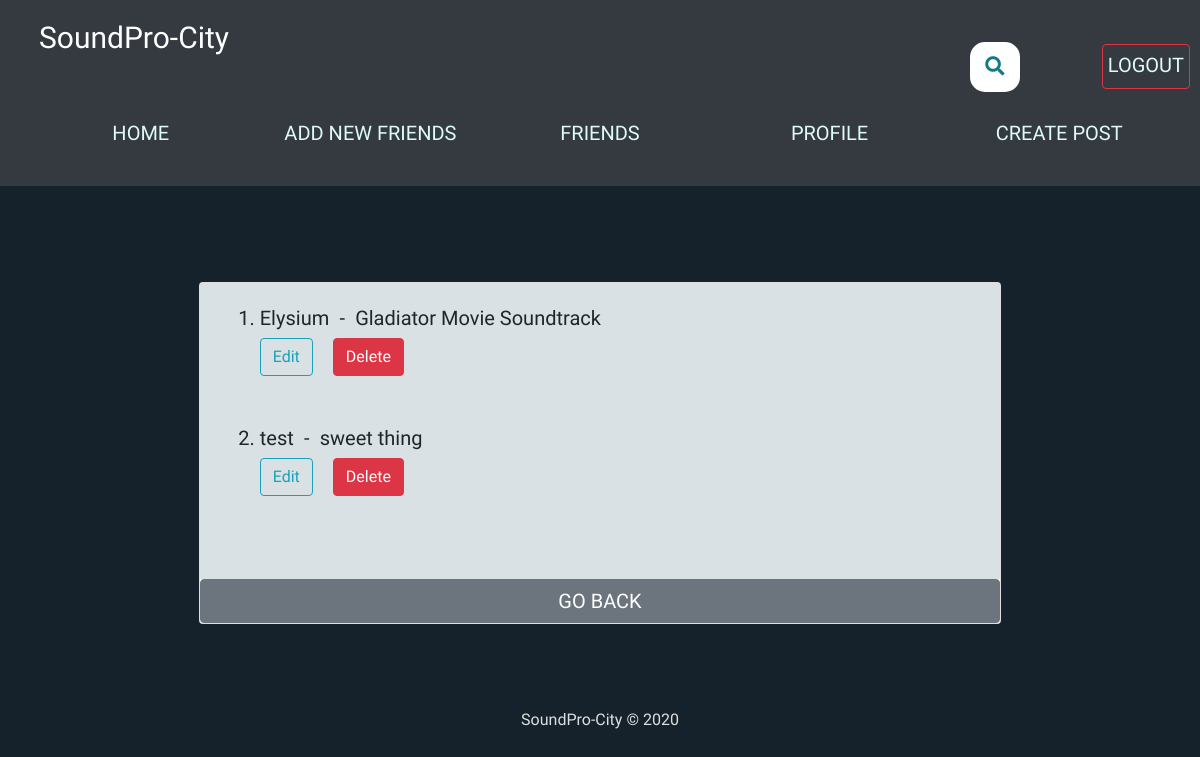
Screenshot of /edit-tracks/maxstone/ (signed in) with the database file from the repository.
### feed/models.py (models this page shows, shortened)
class Music(models.Model):
	track = models.FileField(upload_to='path/to/audio')
	title = models.TextField(max_length=50)
	artwork = models.ImageField(upload_to='path/to/img')
	artist_name = models.TextField(max_length=50)
	artist = models.ForeignKey(User, on_delete=models.CASCADE)
	date_posted = models.DateTimeField(default=timezone.now)

### feed/views.py (the view)
# urls.py: path('edit-tracks/<slug:slug>/', views.edit_tracks, name='edit_tracks'),
@login_required
def edit_tracks(request, slug):
    p = request.user.profile
    you = p.user
    music = Music.objects.all().filter(artist=you).order_by('-date_posted')
    context={
        'u': you,
        'music': music,
        }
    return render(request, 'feed/edit_tracks.html', context)

### feed/templates/feed/edit_tracks.html (shortened to what this page needs)
{% extends "feed/layout.html" %}
{% load static %}
{% load crispy_forms_tags %}
{% block searchform %}
<div class="container2">
<link rel="stylesheet" href="https://use.fontawesome.com/releases/v5.3.1/css/all.css"
integrity="sha384-mzrmE5qonljUremFsqc01SB46JvROS7bZs3IO2EmfFsd15uHvIt+Y8vEf7N7fWAU">
<form class="searchbar" action="{% url 'search_posts' %}" method="get"">
  <button id="search_btn" type="submit">
  <i class="fa fa-search"></i>
  </button>
</form>
</div>
{% endblock searchform %}
{% block content %}
<br><br>
<div class="container">
    <div class="row">
      <div class="col-sm-12 col-md-9 col-lg-9 mx-auto">
        <div class="card card-signin my-5">
          <div class="card-body item-names">
          {% if request.user == u %}
            <ol>
          {% for items in music %}
              <li class="edit-item-names">{{items.title}}&ensp;-&ensp;{{ items.artist_name }}</li>
              <br>
              <div class="track-edit-delete-buttons">
          <small>
          <a class="btn btn-danger float-right track-delete-button edit-and-delete-buttons"
              href="{% url 'track-delete' items.pk %}"
              >Delete</a></small>
          <small>
          <a class="btn btn-outline-info float-right edit-song-button edit-and-delete-buttons"
              href="{% url 'edit-song' items.pk u.username %}"
              >Edit</a></small>
              </div>
          <br /><br />
          {% endfor %}
            </ol>
          {% endif %}
        </div>
        <a class="btn btn-secondary btn-block text-uppercase update_profile" href="{% url 'my_profile' user.profile.slug %}">Go Back</a>
    </div>
    </div>
    </div>
    </div>
</div>
{% endblock content %}

### feed/static/css/custom.css (style rules this page uses)
html { overflow-y: scroll; overflow-x: scroll; -webkit-tap-highlight-color:transparent; box-sizing: border-box; }
*, *:before, *:after { box-sizing: inherit; }
body { background-color: #15222b; overflow: hidden; }
html { -o-user-select: none; -moz-user-select: none; -webkit-user-select: none; user-select: none; }
p,a,h1,h2,h3,h4,h5,h6,li,td,article { -o-user-select: text; -moz-user-select: text; -webkit-user-select: text; user-select: text; }
#search_btn { border: none; background: none; }
.searchbar { position: absolute; top: 42px; right: 15%; transition: all 1s; width: 50px; height: 50px; background: white; border-radius: 15px; border: 4px solid white; padding: 20px; }
.fa-search { box-sizing: border-box; padding: 10px; width: 42.5px; height: 42.5px; position: absolute; top: 0; right: 0; border-radius: 50%; color: #127b87; text-align: center; font-size: 1.2em; transition: all 1s; }
.update_profile { font-family: 'Saira', sans-serif; font-weight: 100; font-size: 20px; }
.card-body { background-color: #d9e1e4; }
.track-delete-button { position: relative; top: -35px; height: fit-content; }
.edit-song-button { position: relative; top: -35px; margin-right: 20px; }
.item-names { font-size: 20px; font-family: 'Saira', sans-serif; }
.track-edit-delete-buttons { float: left; margin-top: 10px; }

### rows the page displays
Music: title "Elysium", artist_name "Gladiator Movie Soundtrack"
Music: title "test", artist_name "sweet thing"
